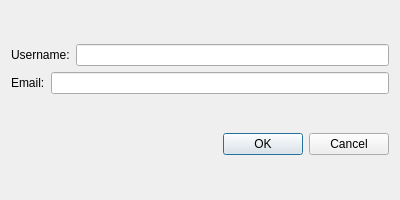
<?xml version="1.0" encoding="UTF-8"?>
<ui version="4.0">
 <class>SettingsDialog</class>
 <widget class="QDialog" name="SettingsDialog">
  <property name="geometry">
   <rect>
    <x>0</x>
    <y>0</y>
    <width>400</width>
    <height>200</height>
   </rect>
  </property>
  <property name="windowTitle">
   <string>Settings</string>
  </property>
  <layout class="QVBoxLayout" name="verticalLayout_2">
   <item>
    <layout class="QVBoxLayout" name="settingsLayout">
     <item>
      <layout class="QHBoxLayout" name="usernameLayout">
       <item>
        <widget class="QLabel" name="usernameLabel">
         <property name="text">
          <string>Username:</string>
         </property>
        </widget>
       </item>
       <item>
        <widget class="QLineEdit" name="usernameEdit"/>
       </item>
      </layout>
     </item>
     <item>
      <layout class="QHBoxLayout" name="emailLayout">
       <item>
        <widget class="QLabel" name="emailLabel">
         <property name="text">
          <string>Email:</string>
         </property>
        </widget>
       </item>
       <item>
        <widget class="QLineEdit" name="emailEdit"/>
       </item>
      </layout>
     </item>
    </layout>
   </item>
   <item>
    <widget class="QDialogButtonBox" name="buttonBox">
     <property name="orientation">
      <enum>Qt::Horizontal</enum>
     </property>
     <property name="standardButtons">
      <set>QDialogButtonBox::Cancel|QDialogButtonBox::Ok</set>
     </property>
    </widget>
   </item>
  </layout>
 </widget>
 <resources/>
 <connections>
  <connection>
   <sender>buttonBox</sender>
   <signal>accepted()</signal>
   <receiver>SettingsDialog</receiver>
   <slot>accept()</slot>
   <hints>
    <hint type="sourcelabel">
     <x>248</x>
     <y>254</y>
    </hint>
    <hint type="destinationlabel">
     <x>157</x>
     <y>274</y>
    </hint>
   </hints>
  </connection>
  <connection>
   <sender>buttonBox</sender>
   <signal>rejected()</signal>
   <receiver>SettingsDialog</receiver>
   <slot>reject()</slot>
   <hints>
    <hint type="sourcelabel">
     <x>316</x>
     <y>260</y>
    </hint>
    <hint type="destinationlabel">
     <x>286</x>
     <y>274</y>
    </hint>
   </hints>
  </connection>
 </connections>
</ui>
